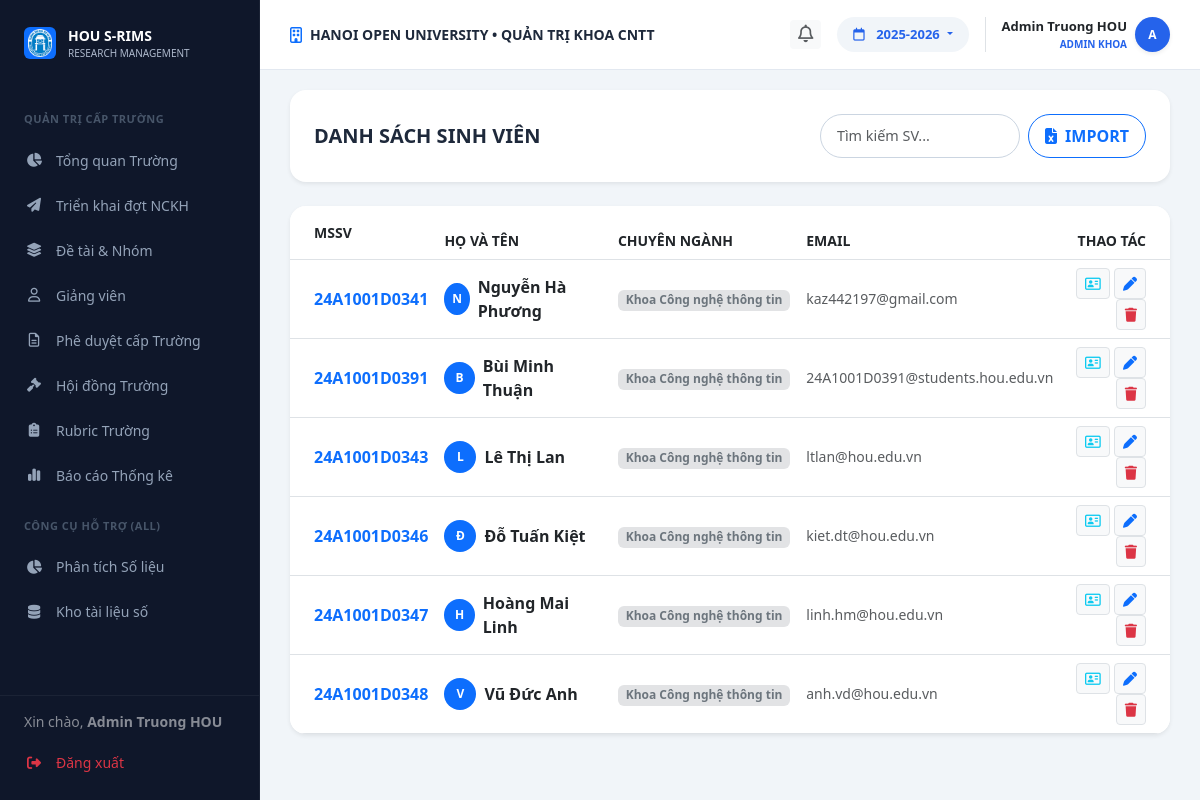
Page /faculty/students (signed in) on the committed database.
### models.py (models this page shows, shortened)
class User(db.Model):
    __tablename__ = 'users'
    id = db.Column(db.Integer, primary_key=True)
    username = db.Column(db.String(50), unique=True, nullable=False)
    password_hash = db.Column(db.Text, nullable=False)
    full_name = db.Column(db.String(100), nullable=False)
    email = db.Column(db.String(120), unique=True, nullable=False)
    phone = db.Column(db.String(20), nullable=True)
    bio = db.Column(db.Text, nullable=True)
    role = db.Column(db.String(20), nullable=False) # Admin, Lecturer, Student
    student_id = db.Column(db.String(20), nullable=True)   # MSSV for students
    faculty = db.Column(db.String(100), nullable=True)      # faculty / department
    topics_mentored = db.relationship('Topic', backref='mentor', lazy=True)
    group_memberships = db.relationship('GroupMember', backref='student', lazy=True)
    @property
    def password(self):
        return self.password_hash

class Batch(db.Model):
    __tablename__ = 'batches'
    id = db.Column(db.Integer, primary_key=True)
    name = db.Column(db.String(100), nullable=False)
    type = db.Column(db.String(50), nullable=True, default='NCKH')
    start_date = db.Column(db.DateTime, nullable=True)
    end_date = db.Column(db.DateTime, nullable=True)
    submission_deadline = db.Column(db.DateTime, nullable=True)
    status = db.Column(db.String(20), default='active') # active, completed
    academic_year = db.Column(db.String(20), default='2025-2026')
    guidance_doc = db.Column(db.String(255), nullable=True)
    description = db.Column(db.Text, nullable=True)
    created_at = db.Column(db.DateTime, default=datetime.utcnow)
    topics = db.relationship('Topic', backref='batch', lazy=True)
    groups = db.relationship('Group', backref='batch', lazy=True)

### routes/faculty_bp.py (the view)
@faculty_bp.route('/students')
def students():
    all_students = User.query.filter_by(role='student').all()
    return render_template('faculty/students.html', students=all_students)

### app.py (called while the page is built)
@app.context_processor
def inject_global_user():
    from flask import session
    from models import User, Batch
    user_id = session.get('user_id')
    current_user = User.query.get(user_id) if user_id else None
    active_batches = Batch.query.filter_by(status='active').all()
    active_batch = active_batches[0] if active_batches else None
    return dict(current_user=current_user, active_batches=active_batches, active_batch=active_batch)

### routes/faculty_bp.py (called while the page is built, shortened)
@faculty_bp.before_request
def require_faculty():
    if session.get('role') not in ['faculty', 'admin']:
        return redirect(url_for('auth.login'))

def get_effective_academic_year():
    year = session.get('academic_year')
    if year:
        has_visible = Batch.query.filter(Batch.academic_year == year, Batch.status != 'hidden').first()
        if has_visible:
            return year
    active_b = Batch.query.filter_by(status='active').first()
    if active_b and active_b.academic_year:
        session['academic_year'] = active_b.academic_year
        return active_b.academic_year

### templates/faculty/students.html (shortened to what this page needs)
{% extends "layouts/faculty_layout.html" %}
{% block faculty_content %}
<div id="view-f-students" class="fade-in ">
                <div class="bg-white p-4 rounded-4 shadow-sm mb-4 d-flex justify-content-between align-items-center">
                    <h5 class="fw-bold mb-0">DANH SÁCH SINH VIÊN</h5>
                    <div class="d-flex gap-2">
                        <input type="text" class="form-control rounded-pill px-3" placeholder="Tìm kiếm SV..." style="width: 200px;">
                        <button class="btn btn-outline-primary fw-bold rounded-pill px-3"><i class="fa-solid fa-file-excel me-1"></i> IMPORT</button>
                    </div>
                </div>
                <div class="card border-0 shadow-sm rounded-4 overflow-hidden">
                    <table class="table table-hover mb-0 align-middle">
                        <thead class="bg-light"><tr class="text-muted small text-uppercase fw-bold"><th class="ps-4 py-3">MSSV</th><th>Họ và Tên</th><th>Chuyên ngành</th><th>Email</th><th class="text-end pe-4">Thao tác</th></tr></thead>
                        <tbody>
                            {% if students %}
                                {% for s in students %}
                                <tr>
                                    <td class="ps-4 fw-bold text-primary">{{ s.student_id or 'SV00' ~ s.id }}</td>
                                    <td>
                                        <div class="d-flex align-items-center gap-2">
                                            <div class="bg-primary text-white rounded-circle d-flex align-items-center justify-content-center fw-bold" style="width: 32px; height: 32px; font-size: 12px;">{{ s.full_name[0] | upper if s.full_name else 'S' }}</div>
                                            <span class="fw-bold text-dark">{{ s.full_name }}</span>
                                        </div>
                                    </td>
                                    <td><span class="badge bg-secondary-subtle text-secondary">{{ s.faculty or 'Chưa phân ngành' }}</span></td>
                                    <td class="text-muted small">{{ s.email }}</td>
                                    <td class="text-end pe-4">
                                        <button class="btn btn-sm btn-light text-info border" onclick="viewPublicProfile({{ s.id }})" title="Xem hồ sơ"><i class="fa-regular fa-address-card"></i></button>
                                        <button class="btn btn-sm btn-light text-primary border" onclick="openEditStudent({{ s.id }}, '{{ s.student_id or '' }}', '{{ s.full_name }}', '{{ s.email }}', '{{ s.faculty or '' }}', '{{ s.phone or '' }}')" title="Sửa"><i class="fa-solid fa-pen"></i></button>
                                        <button class="btn btn-sm btn-light text-danger border" onclick="deleteStudent({{ s.id }})" title="Xóa"><i class="fa-solid fa-trash"></i></button>
                                    </td>
                                </tr>
                                {% endfor %}
                            {% else %}
                                <tr><td colspan="5" class="text-center text-muted py-5">Chưa có dữ liệu Sinh viên</td></tr>
                            {% endif %}
                        </tbody>
                    </table>
                </div>
        </div>
{% endblock %}

### templates/layouts/faculty_layout.html (shortened to what this page needs)
{% extends "base.html" %}
{% block content %}
        <div class="top-bar">
            <div class="d-flex align-items-center gap-2">
                <i class="fa-regular fa-building text-primary"></i>
                <span class="fw-bold text-uppercase small">HANOI OPEN UNIVERSITY • QUẢN TRỊ KHOA CNTT</span>
            </div>
            <div class="d-flex align-items-center gap-3">
                <div class="dropdown">
                    <button class="btn btn-light border-0 btn-sm fw-bold text-muted position-relative" type="button" data-bs-toggle="dropdown" aria-expanded="false">
                        <i class="fa-regular fa-bell" style="font-size: 1.1rem;"></i>
                        {% set unread_count = notifications|selectattr('is_read', 'equalto', false)|list|length %}
                    </button>
                </div>
                <div class="dropdown">
                    <button class="year-select dropdown-toggle" type="button" data-bs-toggle="dropdown" style="background: #f1f5f9; border: none; padding: 8px 16px; border-radius: 20px; color: #2563eb; font-weight: 600; font-size: 13px;">
                        <i class="fa-regular fa-calendar me-2"></i> {{ current_academic_year or session.get('academic_year', '2027-2028') }}
                    </button>
                    {% set current_yr = current_academic_year or session.get('academic_year', '2027-2028') %}
                </div>
                <div class="dropdown border-start ps-3">
                    <div class="d-flex align-items-center gap-2 cursor-pointer dropdown-toggle no-arrow" data-bs-toggle="dropdown">
                        <div class="text-end">
                            <div class="fw-bold text-dark" style="font-size: 13px;">
                                {{ session.get('user_name', 'Admin Khoa') }}
                            </div>
                            <div class="fw-bold text-uppercase" style="font-size: 10px; color: #2563eb !important;">
                                ADMIN KHOA
                            </div>
                        </div>
                        <div class="rounded-circle text-white d-flex align-items-center justify-content-center fw-bold shadow-sm" style="width: 35px; height: 35px; font-size: 12px; background: #2563eb !important;">
                            {{ session.get('user_name', 'A')[0] | upper }}
                        </div>
                    </div>
                </div>
            </div>
        </div>
    <div class="content-area flex-grow-1 d-flex flex-column">
<div class="content-body flex-grow-1 d-flex flex-column">
{% block faculty_content %}{% endblock %}
</div>
{% endblock %}

### templates/components/sidebar.html (shortened to what this page needs)
<div class="sidebar">
    <div class="sidebar-logo">
        <div class="d-flex align-items-center justify-content-center bg-primary rounded p-1" style="width: 32px; height: 32px;">
            <img src="{{ url_for('static', filename='assets/images/logo.png') }}" alt="" style="max-width:100%;">
        </div>
        <div>
            <div class="fw-bold text-white" style="font-size: 14px;">HOU S-RIMS</div>
            <div style="font-size: 10px; color: #aeb9cc;">RESEARCH MANAGEMENT</div>
        </div>
    </div>
    <div class="sidebar-menu-wrapper" style="flex: 1; overflow-y: auto; padding-bottom: 100px;">
    {% if session.get('role') == 'admin' %}
    <div class="menu-category">QUẢN TRỊ CẤP TRƯỜNG</div>
    <a href="{{ url_for('web.admin_page') }}#overview" onclick="{% if request.endpoint == 'web.admin_page' %}event.preventDefault(); switchTab('overview', this){% endif %}" class="nav-link">
        <i class="fa-solid fa-chart-pie"></i> Tổng quan Trường
    </a>
    <a href="{{ url_for('web.admin_page') }}#batches" onclick="{% if request.endpoint == 'web.admin_page' %}event.preventDefault(); switchTab('batches', this){% endif %}" class="nav-link">
        <i class="fa-solid fa-paper-plane"></i> Triển khai đợt NCKH
    </a>
    <a href="{{ url_for('web.admin_page') }}#topics" onclick="{% if request.endpoint == 'web.admin_page' %}event.preventDefault(); switchTab('topics', this){% endif %}" class="nav-link">
        <i class="fa-solid fa-layer-group"></i> Đề tài & Nhóm
    </a>
    <a href="{{ url_for('web.admin_page') }}#lecturers" onclick="{% if request.endpoint == 'web.admin_page' %}event.preventDefault(); switchTab('lecturers', this){% endif %}" class="nav-link">
        <i class="fa-regular fa-user"></i> Giảng viên
    </a>
    <a href="{{ url_for('web.admin_page') }}#approvals" onclick="{% if request.endpoint == 'web.admin_page' %}event.preventDefault(); switchTab('approvals', this){% endif %}" class="nav-link">
        <i class="fa-regular fa-file-lines"></i> Phê duyệt cấp Trường
    </a>
    <a href="{{ url_for('web.admin_page') }}#councils" onclick="{% if request.endpoint == 'web.admin_page' %}event.preventDefault(); switchTab('councils', this){% endif %}" class="nav-link">
        <i class="fa-solid fa-gavel"></i> Hội đồng Trường
    </a>
    <a href="{{ url_for('web.admin_page') }}#rubric" onclick="{% if request.endpoint == 'web.admin_page' %}event.preventDefault(); switchTab('rubric', this){% endif %}" class="nav-link">
        <i class="fa-solid fa-clipboard-list"></i> Rubric Trường
    </a>
    <a href="{{ url_for('web.admin_page') }}#reports" onclick="{% if request.endpoint == 'web.admin_page' %}event.preventDefault(); switchTab('reports', this){% endif %}" class="nav-link">
        <i class="fa-solid fa-chart-simple"></i> Báo cáo Thống kê
    </a>
    {% endif %}
    <div class="menu-category">CÔNG CỤ HỖ TRỢ (ALL)</div>
    <a href="{{ url_for('web.analysis_page') }}" class="nav-link {{ 'active-main' if request.endpoint == 'web.analysis_page' else '' }}">
        <i class="fa-solid fa-chart-pie"></i> Phân tích Số liệu
    </a>
    <a href="{{ url_for('web.repository_page') }}" class="nav-link {{ 'active-main' if request.endpoint == 'web.repository_page' else '' }}">
        <i class="fa-solid fa-database"></i> Kho tài liệu số
    </a>
    </div>
    <div class="sidebar-footer" style="position: absolute; bottom: 0; left: 0; right: 0; background: var(--sidebar-bg); border-top: 1px solid rgba(255,255,255,0.05); padding: 15px 0;">
        <div class="px-4 mb-2 text-white small opacity-50">
            Xin chào, <strong>{{ session.get('user_name', 'Khách') }}</strong>
        </div>
        <a href="{{ url_for('auth.logout') }}" class="nav-link text-danger">
            <i class="fa-solid fa-right-from-bracket"></i> Đăng xuất
        </a>
    </div>
</div>

### static/assets/css/style.css (style rules this page uses)
:root { --primary-blue: #2563eb; --primary-purple: #6366f1; --student-gradient: linear-gradient(135deg, #6366f1 0%, #8b5cf6 100%); --rank-a: #10b981; --rank-b: #3b82f6; --rank-c: #f59e0b; --rank-d: #94a3b8; --sidebar-bg: #0f172a; --sidebar-text: #94a3b8; --bg-body: #f1f5f9; --text-dark: #1e293b; --text-gray: #64748b; --border-color: #e2e8f0; }
* { box-sizing: border-box; }
body { background-color: var(--bg-body); font-family: 'Segoe UI', system-ui, -apple-system, sans-serif; color: var(--text-dark); overflow-x: hidden; margin: 0; }
a { text-decoration: none !important; }
.sidebar { background-color: var(--sidebar-bg); width: 260px; height: 100vh; position: fixed; top: 0; left: 0; z-index: 1000; padding-top: 25px; display: flex; flex-direction: column; border-right: 1px solid rgba(255,255,255,0.05); }
.sidebar-logo { padding: 0 24px 30px; display: flex; align-items: center; gap: 12px; }
.menu-category { font-size: 11px; text-transform: uppercase; color: #475569; padding: 0 24px; margin-bottom: 10px; margin-top: 20px; font-weight: 700; letter-spacing: 0.5px; }
.nav-link { color: var(--sidebar-text); padding: 12px 24px; display: flex; align-items: center; gap: 12px; font-size: 14px; font-weight: 500; transition: all 0.2s ease; }
.nav-link i { width: 20px; text-align: center; }
.top-bar { background: #fff; height: 70px; padding: 0 30px; display: flex; align-items: center; justify-content: space-between; border-bottom: 1px solid var(--border-color); position: sticky; top: 0; z-index: 900; }
.year-select { background: #f1f5f9; border: none; padding: 8px 16px; border-radius: 20px; color: var(--primary-blue); font-weight: 600; font-size: 13px; cursor: pointer; transition: background 0.2s; }
.no-arrow::after { display: none !important; }
.content-area { padding: 20px 30px; position: relative; flex: 1; display: flex; flex-direction: column; }
.content-body { flex: 1; display: flex; flex-direction: column; }
.stat-card, .card { background: #fff; border-radius: 16px; border: 1px solid #f1f5f9; box-shadow: 0 4px 6px -1px rgba(0, 0, 0, 0.02); transition: transform 0.2s; }
.form-control, .form-select { padding: 10px 14px; border-radius: 8px; border: 1px solid #cbd5e1; font-size: 0.9rem; background-color: #fff; }
.cursor-pointer { cursor: pointer; }
.fade-in { animation: fadeIn 0.4s ease-out forwards; }
.sidebar-logo img { max-width: 100%; height: auto; max-height: 50px; object-fit: contain; }

### rows in the picture
User: get "Admin Truong HOU"
Batch: academic_year "2025-2026"
User: student "24A1001D0341", full_name "N", full_name "Nguyễn Hà Phương", faculty "Khoa Công nghệ thông tin", email "kaz442197@gmail.com"
User: student "24A1001D0391", full_name "B", full_name "Bùi Minh Thuận", faculty "Khoa Công nghệ thông tin", email "24A1001D0391@students.hou.edu.vn"
User: student "24A1001D0343", full_name "L", full_name "Lê Thị Lan", faculty "Khoa Công nghệ thông tin", email "ltlan@hou.edu.vn"
User: student "24A1001D0346", full_name "Đ", full_name "Đỗ Tuấn Kiệt", faculty "Khoa Công nghệ thông tin", email "kiet.dt@hou.edu.vn"
User: student "24A1001D0347", full_name "H", full_name "Hoàng Mai Linh", faculty "Khoa Công nghệ thông tin", email "linh.hm@hou.edu.vn"
User: student "24A1001D0348", full_name "V", full_name "Vũ Đức Anh", faculty "Khoa Công nghệ thông tin", email "anh.vd@hou.edu.vn"

### other values in the picture
{{ session.get('user_name', 'A')[0] | upper }} "A"
